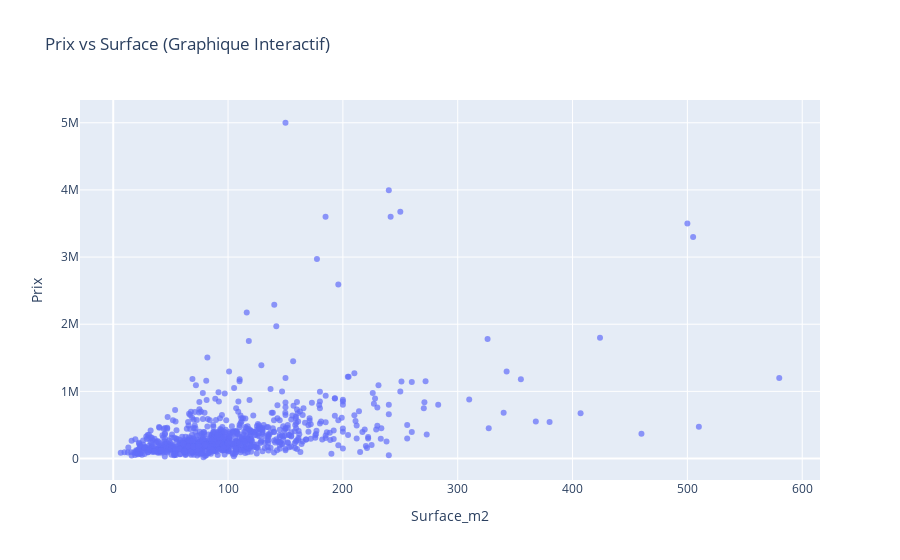

This figure's notebook cell:
### Code cell
# Création du graphique interactif
fig = px.scatter(
    immo,
    x="Surface_m2",
    y="Prix",
    hover_data=['Ville', 'Nb_Pieces'], # Infos affichées au survol
    title="Prix vs Surface",
    opacity=0.7
)

fig.show()

### Figure 1 — Plotly figure (JSON) as saved in the notebook; plotly's stock layout.template omitted (floating-point values rounded to 4 significant figures; data arrays with more than 128 entries replaced by an {"elided": "..."} marker saying what was removed)
{"data": [{"customdata": {"elided": "882x2 mixed values"}, "hovertemplate": "Surface_m2=%{x}<br>Prix=%{y}<br>Ville=%{customdata[0]}<br>Nb_Pieces=%{customdata[1]}<extra></extra>", "legendgroup": "", "marker": {"color": "#636efa", "opacity": 0.7, "symbol": "circle"}, "mode": "markers", "name": "", "orientation": "v", "showlegend": false, "x": {"elided": "882 float values"}, "xaxis": "x", "y": {"elided": "882 int values"}, "yaxis": "y", "type": "scatter"}], "layout": {"xaxis": {"anchor": "y", "domain": [0.0, 1.0], "title": {"text": "Surface_m2"}}, "yaxis": {"anchor": "x", "domain": [0.0, 1.0], "title": {"text": "Prix"}}, "legend": {"tracegroupgap": 0}, "title": {"text": "Prix vs Surface (Graphique Interactif)"}}}
